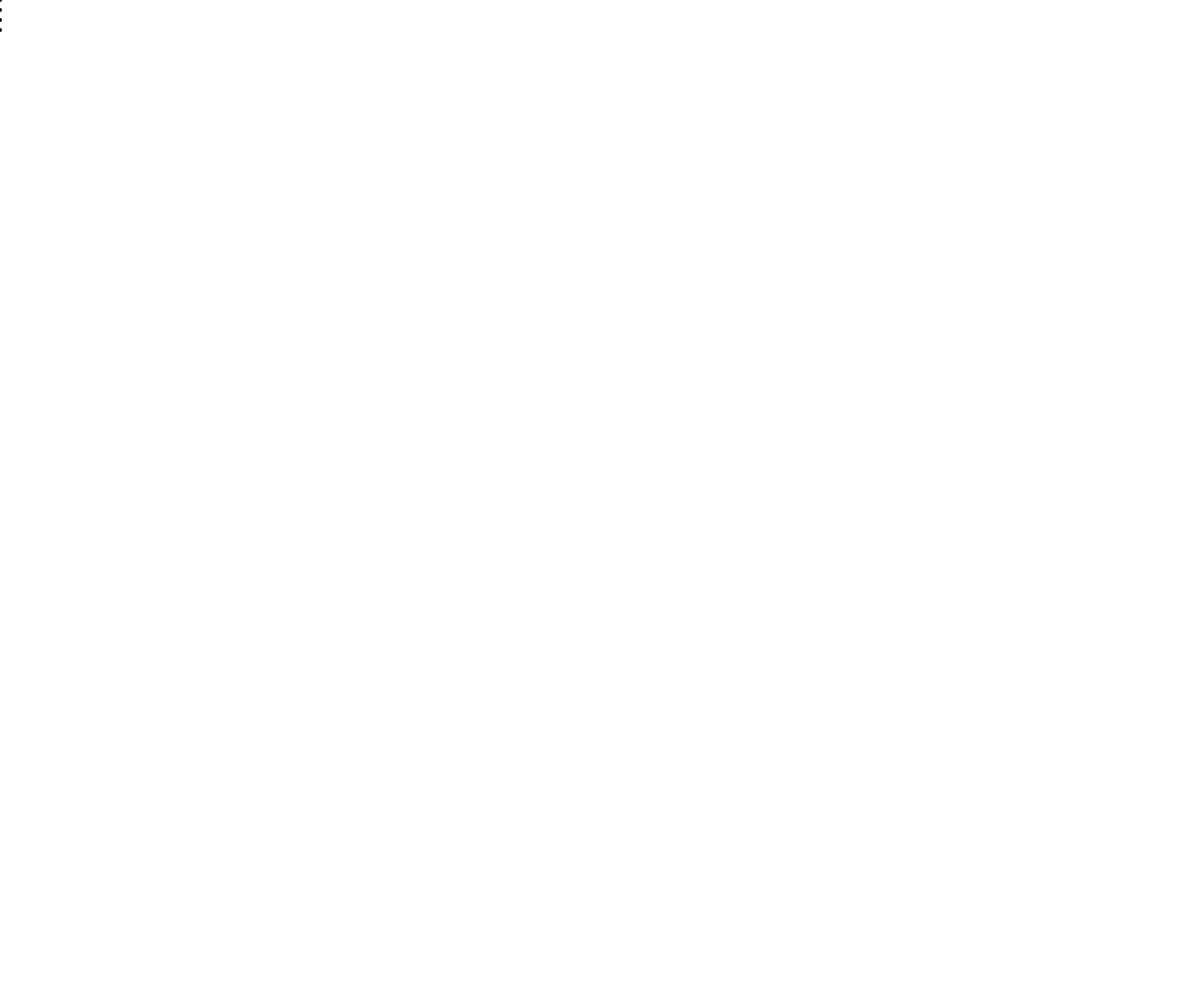
Frame 1 (no input)
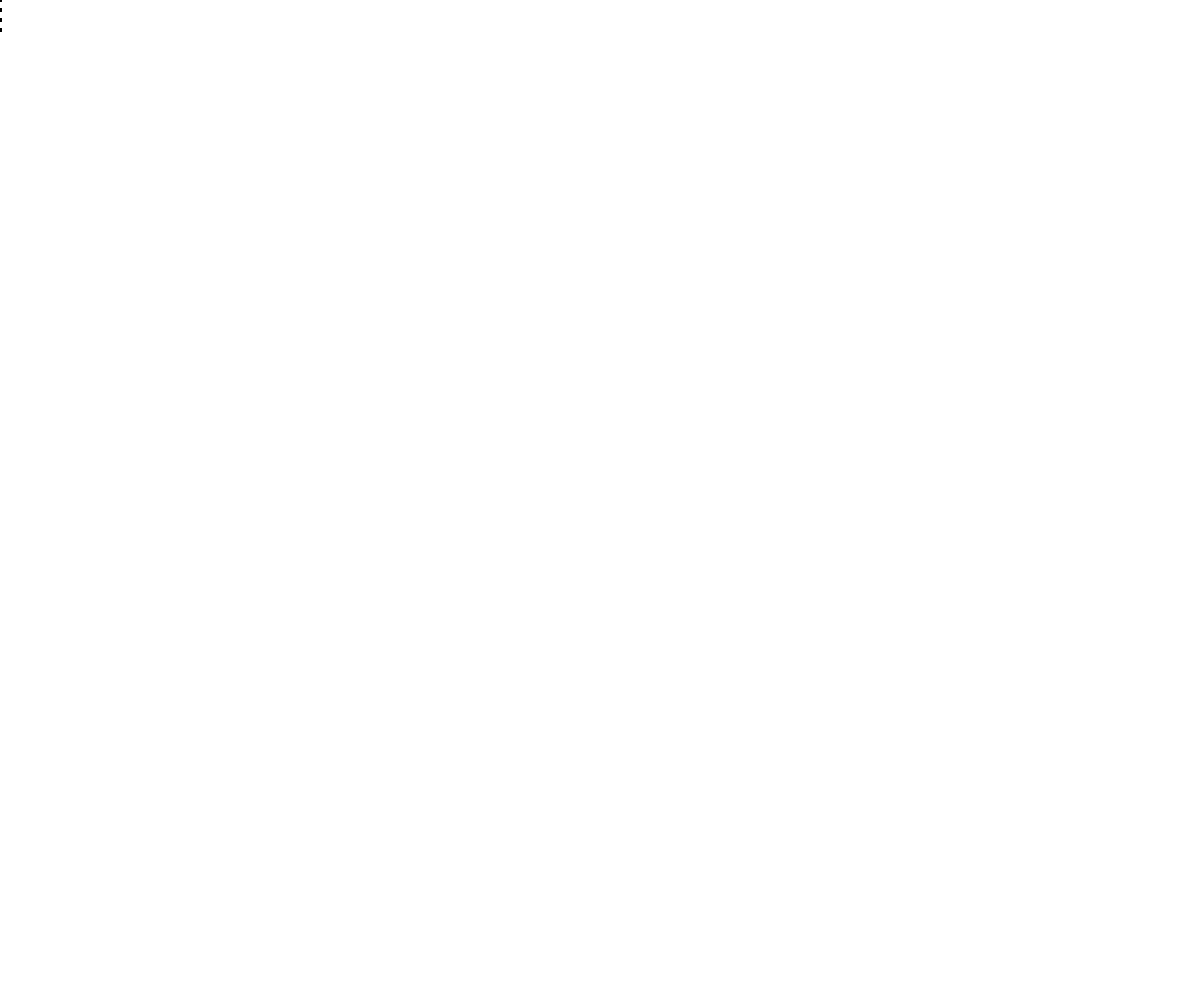
Frame 60 (no input)
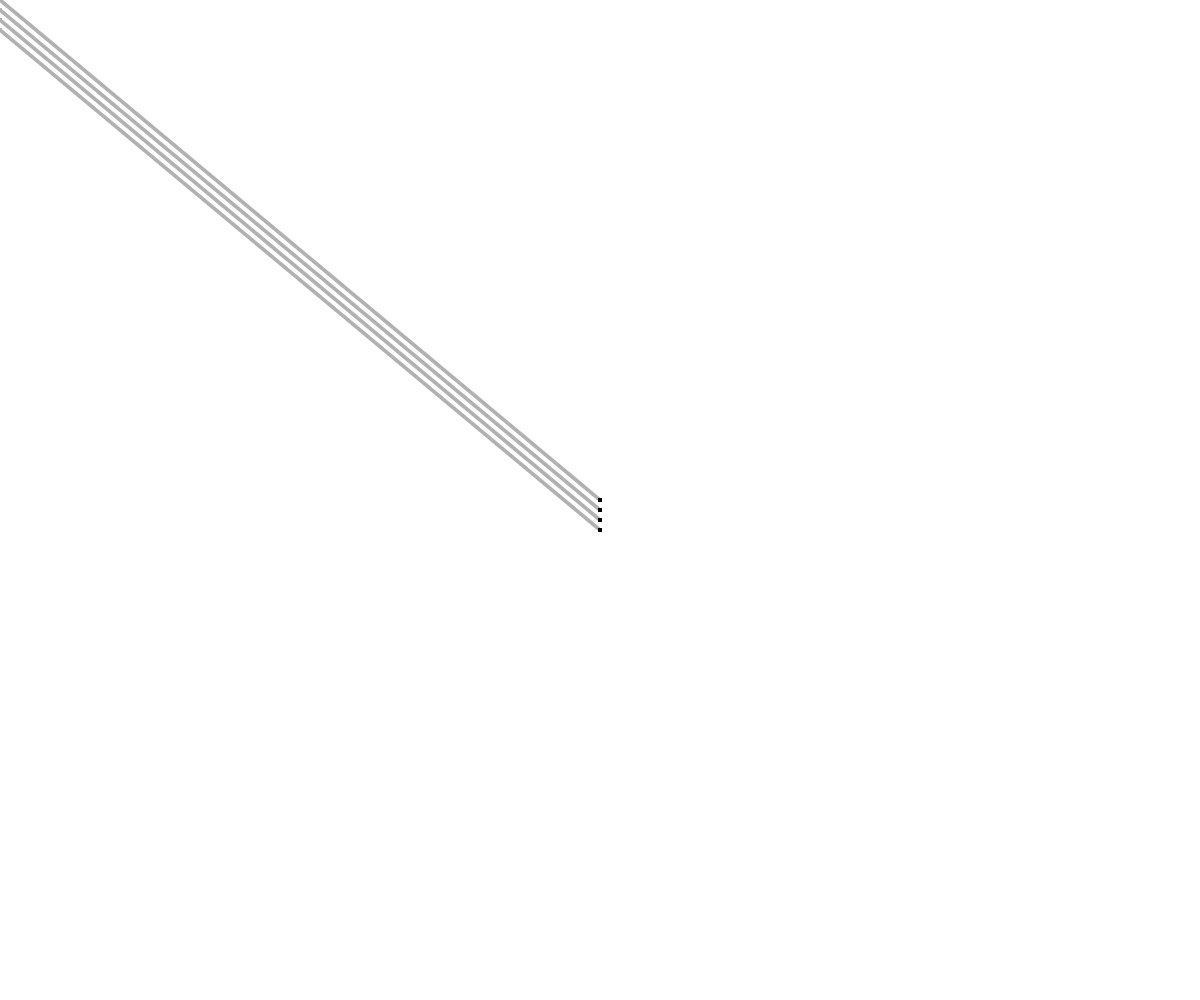
Frame 120 (the mouse pressed at the canvas centre since frame 60)

The p5.js sketch that drew these frames (run headless with seeded random() and noise() and a simulated clock; from frame 60 on, the mouse is pressed at the canvas centre):

// p5.js sketch
// ── sketch.js


function setup() {
  createCanvas(windowWidth, windowHeight);
  fill(0);
  clear();
}


function draw() {
  background(255, 5);
  strokeWeight(4);
  line(pmouseX, pmouseY, mouseX, mouseY);
  line(pmouseX, pmouseY + 10, mouseX, mouseY+10);
  line(pmouseX, pmouseY + 20, mouseX, mouseY+20);
  line(pmouseX, pmouseY + 30, mouseX, mouseY+30);
}

function mouseClicked() {
  clear();
}
